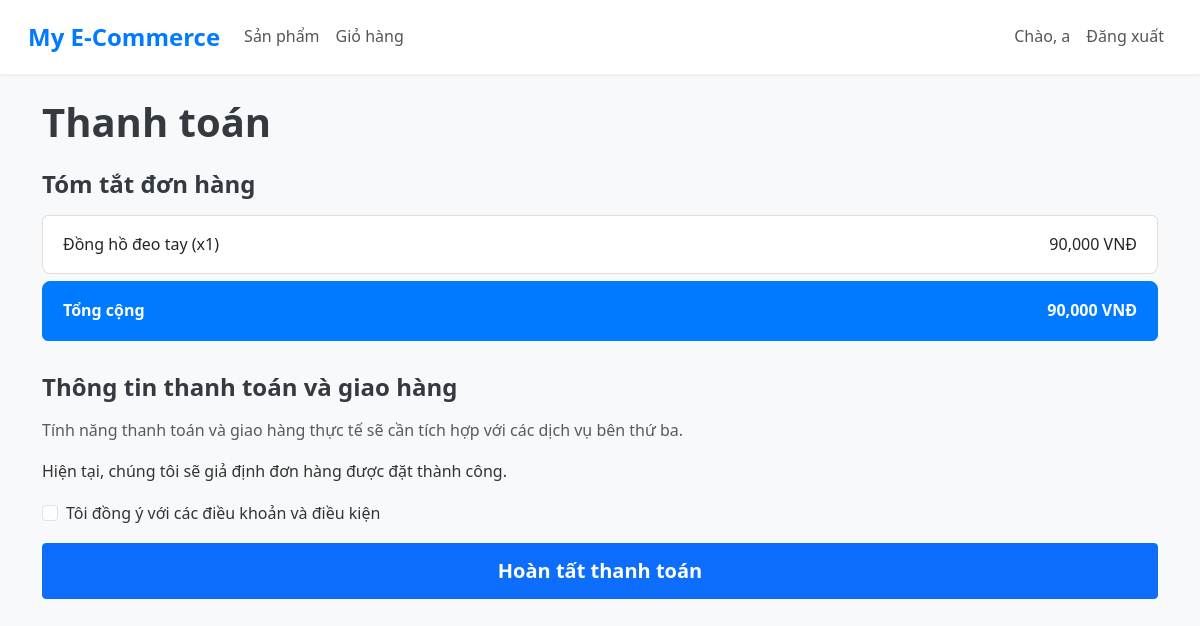
/checkout (signed in), run on the app's committed database.
### docker/models.py (models this page shows, shortened)
class User(UserMixin, db.Model):
    id = db.Column(db.Integer, primary_key=True)
    username = db.Column(db.String(80), unique=True, nullable=False)
    email = db.Column(db.String(120), unique=True, nullable=False)
    password_hash = db.Column(db.String(128))

class CartItem(db.Model):
    id = db.Column(db.Integer, primary_key=True)
    user_id = db.Column(db.Integer, db.ForeignKey('user.id'), nullable=False)
    product_id = db.Column(db.Integer, db.ForeignKey('product.id'), nullable=False)
    quantity = db.Column(db.Integer, default=1)
    user = db.relationship('User', backref=db.backref('cart_items', lazy=True))
    product = db.relationship('Product', backref=db.backref('cart_items', lazy=True))

class Product(db.Model):
    id = db.Column(db.Integer, primary_key=True)
    name = db.Column(db.String(100), nullable=False)
    description = db.Column(db.Text, nullable=True)
    price = db.Column(db.Float, nullable=False)
    image_url = db.Column(db.String(255), nullable=True)

### docker/routes.py (the view, shortened to what this page needs)
@main.route('/checkout', methods=['GET', 'POST'])
@login_required
def checkout():
    cart_items = CartItem.query.filter_by(user_id=current_user.id).all()
    if not cart_items:
        flash('Giỏ hàng của bạn đang trống.', 'warning')
        return redirect(url_for('main.index'))
    total_amount = sum(item.product.price * item.quantity for item in cart_items)
    return render_template('checkout.html', cart_items=cart_items, total_amount=total_amount)

### docker/app.py (called while the page is built)
@login_manager.user_loader
def load_user(user_id):
    return User.query.get(int(user_id))

### docker/templates/checkout.html (shortened to what this page needs)
{% extends "base.html" %}
{% block content %}
<h1 class="mb-4">Thanh toán</h1>
{% if cart_items %}
<h4>Tóm tắt đơn hàng</h4>
<ul class="list-group mb-4">
    {% for item in cart_items %}
    <li class="list-group-item d-flex justify-content-between align-items-center">
        {{ item.product.name }} (x{{ item.quantity }})
        <span>{{ "{:,.0f}".format(item.product.price * item.quantity) }} VNĐ</span>
    </li>
    {% endfor %}
    <li class="list-group-item d-flex justify-content-between align-items-center active">
        <strong>Tổng cộng</strong>
        <strong>{{ "{:,.0f}".format(total_amount) }} VNĐ</strong>
    </li>
</ul>
<h4>Thông tin thanh toán và giao hàng</h4>
<p class="text-muted">Tính năng thanh toán và giao hàng thực tế sẽ cần tích hợp với các dịch vụ bên thứ ba.</p>
<p>Hiện tại, chúng tôi sẽ giả định đơn hàng được đặt thành công.</p>
<form method="POST">
    <div class="form-check mb-3">
        <input class="form-check-input" type="checkbox" id="terms" required>
        <label class="form-check-label" for="terms">
            Tôi đồng ý với các điều khoản và điều kiện
        </label>
    </div>
    <button type="submit" class="btn btn-primary btn-lg w-100">Hoàn tất thanh toán</button>
</form>
{% else %}
<div class="alert alert-warning" role="alert">
    Không có sản phẩm nào trong giỏ hàng để thanh toán. <a href="{{ url_for('main.products') }}">Quay lại cửa hàng.</a>
</div>
{% endif %}
{% endblock %}

### docker/templates/base.html (shortened to what this page needs)
<!DOCTYPE html>
<html lang="en">
<head>
    <link rel="stylesheet" href="https://cdn.jsdelivr.net/npm/bootstrap@5.3.0/dist/css/bootstrap.min.css">
    <link rel="stylesheet" href="{{ url_for('static', filename='css/style.css') }}">
</head>
<body>
    <nav class="navbar navbar-expand-lg navbar-light bg-light">
        <div class="container-fluid">
            <a class="navbar-brand" href="{{ url_for('main.index') }}">My E-Commerce</a>
            <div class="collapse navbar-collapse" id="navbarNav">
                <ul class="navbar-nav me-auto mb-2 mb-lg-0">
                    <li class="nav-item">
                        <a class="nav-link" href="{{ url_for('main.products') }}">Sản phẩm</a>
                    </li>
                    <li class="nav-item">
                        <a class="nav-link" href="{{ url_for('main.cart') }}">Giỏ hàng</a>
                    </li>
                </ul>
                <ul class="navbar-nav">
                    {% if current_user.is_authenticated %}
                        <li class="nav-item">
                            <a class="nav-link" href="#">Chào, {{ current_user.username }}</a>
                        </li>
                        <li class="nav-item">
                            <a class="nav-link" href="{{ url_for('main.logout') }}">Đăng xuất</a>
                        </li>
                    {% endif %}
                </ul>
            </div>
        </div>
    </nav>
    <div class="container mt-4">
        {% block content %}{% endblock %}
    </div>
</body>
</html>

### docker/static/css/style.css (style rules this page uses)
body { font-family: 'Segoe UI', Roboto, 'Helvetica Neue', Arial, sans-serif, 'Apple Color Emoji', 'Segoe UI Emoji', 'Segoe UI Symbol'; line-height: 1.6; color: #333; background-color: #f8f9fa; }
h1, h2, h3, h4, h5, h6 { color: #343a40; margin-bottom: 1rem; font-weight: 600; }
.navbar { box-shadow: 0 2px 4px rgba(0,0,0,.05); background-color: #ffffff !important; padding: 0.8rem 1rem; }
.navbar-brand { font-weight: 700; font-size: 1.5rem; color: #007bff !important; }
.navbar-nav .nav-link { color: #555 !important; font-weight: 500; padding: 0.5rem 1rem; transition: color 0.3s ease; }
.btn-primary, .btn-success, .btn-danger { border-radius: 0.25rem; padding: 0.75rem 1.25rem; font-weight: 600; transition: background-color 0.3s ease, border-color 0.3s ease, transform 0.2s ease; }
.list-group-item.active { background-color: #007bff; border-color: #007bff; }
.list-group-item { border-radius: 0.5rem; margin-bottom: 0.5rem; padding: 1rem 1.25rem; border: 1px solid rgba(0,0,0,.125); }

### data on the page
User: username "a"
CartItem: product.name "Đồng hồ đeo tay", quantity "1"
Product: item.product.price*item.quantity "90,000"

### other printed values
{{ "{:,.0f}".format(total_amount) }} "90,000"
